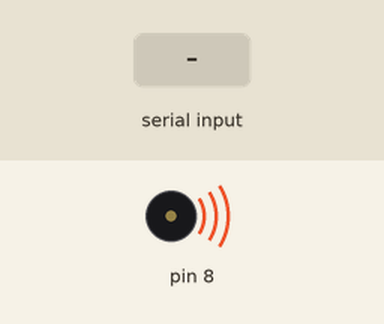
Simulated run of this sketch. Board: Arduino Uno, built with avr-gcc and run on an emulated ATmega328P. On the bench: buzzer (waves = sounding). The test bench sets the inputs (shaded band).

Above: at 0.01 s.
At 2.2 s:
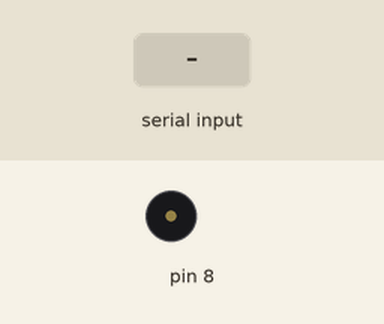
2.3 s: "1" received over Serial
At 2.7 s:
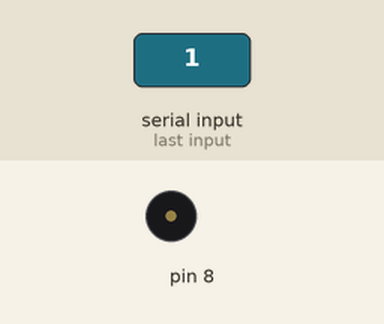
Timing chart, 0 to 5.3 s (numbered marks = the images above; inputs shaded):
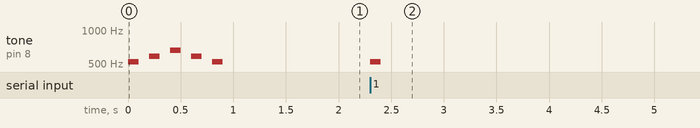

Measured:
- after the input at 2.3 s, tone on pin 8: silent → 523 Hz at once, → silent 0.10 s later

The sketch:

week05_2_processing_do_re_mi_serial_tone_noTone.ino
```cpp
///week05_2_processing_do_re_mi_serial_tone_noTone
//modi from week05_1_arduino_do_re_mi_Serial
void setup(){
  Serial.begin(9600);//usb Serial
  tone(8, 523, 100); delay(200);//Do
  tone(8, 587, 100); delay(200);//Re
  tone(8, 659, 100); delay(200);//Mi
  tone(8, 587, 100); delay(200);//Re
  tone(8, 523, 100); delay(200);//Do
}
char c = '0';//no sound
void loop(){
  if (Serial.available()){
  char c = Serial.read();
  if (c=='0') noTone(8);//no sound
  if (c=='1') tone(8, 523, 100);
  if (c=='2') tone(8, 587, 100);
  if (c=='3') tone(8, 659, 100);
  }
}
```
